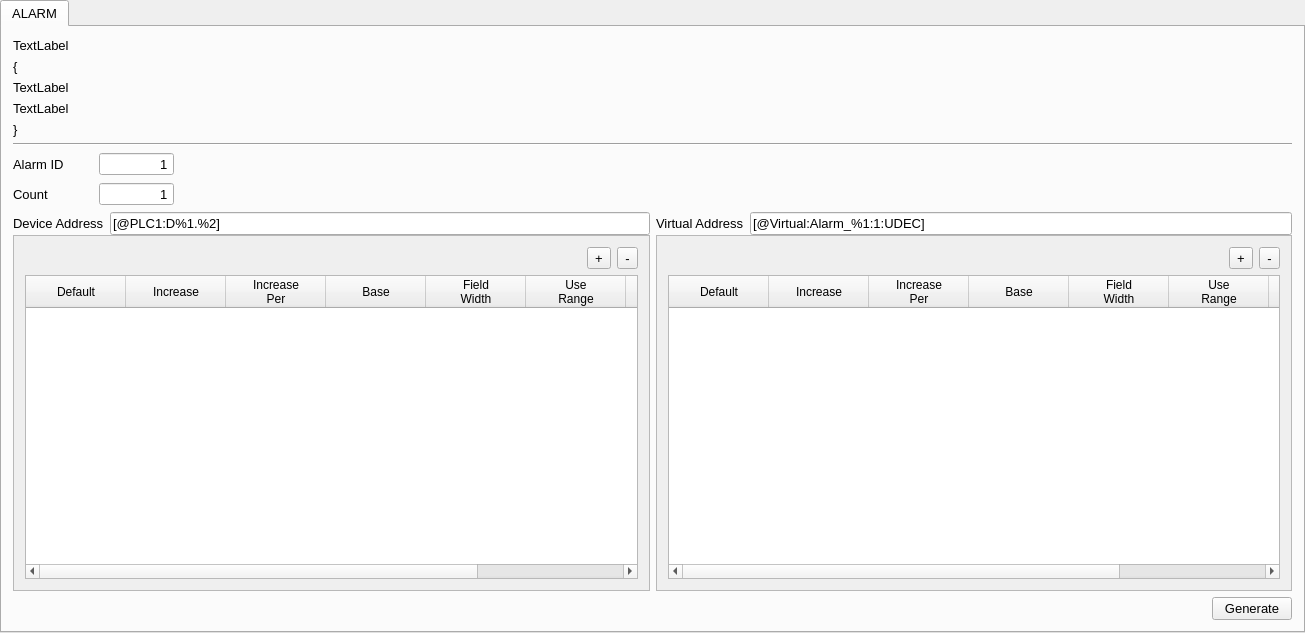
<?xml version="1.0" encoding="UTF-8"?>
<ui version="4.0">
 <class>MainWindow</class>
 <widget class="QMainWindow" name="MainWindow">
  <property name="geometry">
   <rect>
    <x>0</x>
    <y>0</y>
    <width>1305</width>
    <height>633</height>
   </rect>
  </property>
  <property name="windowTitle">
   <string>TOP Design Studio - SECS/GEM Script Generator</string>
  </property>
  <widget class="QWidget" name="centralWidget">
   <layout class="QVBoxLayout" name="verticalLayout">
    <property name="margin">
     <number>0</number>
    </property>
    <item>
     <widget class="QTabWidget" name="tabWidget">
      <property name="font">
       <font>
        <pointsize>10</pointsize>
       </font>
      </property>
      <property name="currentIndex">
       <number>0</number>
      </property>
      <widget class="QWidget" name="Alarm">
       <attribute name="title">
        <string>ALARM</string>
       </attribute>
       <layout class="QVBoxLayout" name="verticalLayout_6">
        <item>
         <widget class="QLabel" name="label_condition">
          <property name="font">
           <font>
            <pointsize>10</pointsize>
           </font>
          </property>
          <property name="text">
           <string>TextLabel</string>
          </property>
         </widget>
        </item>
        <item>
         <widget class="QLabel" name="label_bracketOpen">
          <property name="font">
           <font>
            <pointsize>10</pointsize>
           </font>
          </property>
          <property name="text">
           <string>{</string>
          </property>
         </widget>
        </item>
        <item>
         <widget class="QLabel" name="label_line1">
          <property name="text">
           <string>TextLabel</string>
          </property>
         </widget>
        </item>
        <item>
         <widget class="QLabel" name="label_line2">
          <property name="text">
           <string>TextLabel</string>
          </property>
         </widget>
        </item>
        <item>
         <widget class="QLabel" name="label_bracketClose">
          <property name="font">
           <font>
            <pointsize>10</pointsize>
           </font>
          </property>
          <property name="text">
           <string>}</string>
          </property>
         </widget>
        </item>
        <item>
         <widget class="Line" name="line">
          <property name="orientation">
           <enum>Qt::Horizontal</enum>
          </property>
         </widget>
        </item>
        <item>
         <layout class="QHBoxLayout" name="horizontalLayout_7">
          <item>
           <widget class="QLabel" name="label_AlarmId">
            <property name="minimumSize">
             <size>
              <width>80</width>
              <height>0</height>
             </size>
            </property>
            <property name="text">
             <string>Alarm ID</string>
            </property>
           </widget>
          </item>
          <item>
           <widget class="QSpinBox" name="spinBox_AlarmId">
            <property name="minimumSize">
             <size>
              <width>75</width>
              <height>0</height>
             </size>
            </property>
            <property name="alignment">
             <set>Qt::AlignRight|Qt::AlignTrailing|Qt::AlignVCenter</set>
            </property>
            <property name="buttonSymbols">
             <enum>QAbstractSpinBox::NoButtons</enum>
            </property>
            <property name="minimum">
             <number>1</number>
            </property>
            <property name="maximum">
             <number>9999999</number>
            </property>
           </widget>
          </item>
          <item>
           <spacer name="horizontalSpacer_3">
            <property name="orientation">
             <enum>Qt::Horizontal</enum>
            </property>
            <property name="sizeHint" stdset="0">
             <size>
              <width>40</width>
              <height>20</height>
             </size>
            </property>
           </spacer>
          </item>
         </layout>
        </item>
        <item>
         <layout class="QHBoxLayout" name="horizontalLayout_8">
          <item>
           <widget class="QLabel" name="label_AlarmCount">
            <property name="enabled">
             <bool>true</bool>
            </property>
            <property name="minimumSize">
             <size>
              <width>80</width>
              <height>0</height>
             </size>
            </property>
            <property name="font">
             <font>
              <pointsize>10</pointsize>
             </font>
            </property>
            <property name="text">
             <string>Count</string>
            </property>
           </widget>
          </item>
          <item>
           <widget class="QSpinBox" name="spinBox_AlarmCount">
            <property name="minimumSize">
             <size>
              <width>75</width>
              <height>0</height>
             </size>
            </property>
            <property name="font">
             <font>
              <pointsize>10</pointsize>
             </font>
            </property>
            <property name="alignment">
             <set>Qt::AlignRight|Qt::AlignTrailing|Qt::AlignVCenter</set>
            </property>
            <property name="buttonSymbols">
             <enum>QAbstractSpinBox::NoButtons</enum>
            </property>
            <property name="minimum">
             <number>1</number>
            </property>
            <property name="maximum">
             <number>9999999</number>
            </property>
           </widget>
          </item>
          <item>
           <spacer name="horizontalSpacer_5">
            <property name="orientation">
             <enum>Qt::Horizontal</enum>
            </property>
            <property name="sizeHint" stdset="0">
             <size>
              <width>40</width>
              <height>20</height>
             </size>
            </property>
           </spacer>
          </item>
         </layout>
        </item>
        <item>
         <layout class="QHBoxLayout" name="horizontalLayout_6">
          <item>
           <layout class="QVBoxLayout" name="verticalLayout_2">
            <property name="spacing">
             <number>0</number>
            </property>
            <item>
             <layout class="QHBoxLayout" name="horizontalLayout">
              <item>
               <widget class="QLabel" name="label_5">
                <property name="font">
                 <font>
                  <pointsize>10</pointsize>
                 </font>
                </property>
                <property name="text">
                 <string>Device Address</string>
                </property>
               </widget>
              </item>
              <item>
               <widget class="QLineEdit" name="lineEditDevAddr">
                <property name="font">
                 <font>
                  <pointsize>10</pointsize>
                 </font>
                </property>
                <property name="text">
                 <string>[@PLC1:D%1.%2]</string>
                </property>
               </widget>
              </item>
             </layout>
            </item>
            <item>
             <widget class="QScrollArea" name="scrollAreaDevAddr">
              <property name="frameShadow">
               <enum>QFrame::Plain</enum>
              </property>
              <property name="widgetResizable">
               <bool>true</bool>
              </property>
              <widget class="QWidget" name="scrollAreaWidgetContents">
               <property name="geometry">
                <rect>
                 <x>0</x>
                 <y>0</y>
                 <width>632</width>
                 <height>371</height>
                </rect>
               </property>
               <layout class="QVBoxLayout" name="verticalLayout_5">
                <item>
                 <layout class="QHBoxLayout" name="horizontalLayout_3">
                  <property name="spacing">
                   <number>6</number>
                  </property>
                  <item>
                   <spacer name="horizontalSpacer_2">
                    <property name="orientation">
                     <enum>Qt::Horizontal</enum>
                    </property>
                    <property name="sizeHint" stdset="0">
                     <size>
                      <width>40</width>
                      <height>20</height>
                     </size>
                    </property>
                   </spacer>
                  </item>
                  <item>
                   <widget class="QToolButton" name="toolButtonAddDevParam">
                    <property name="text">
                     <string>+</string>
                    </property>
                   </widget>
                  </item>
                  <item>
                   <widget class="QToolButton" name="toolButtonDelDevParam">
                    <property name="text">
                     <string>-</string>
                    </property>
                   </widget>
                  </item>
                 </layout>
                </item>
                <item>
                 <widget class="QTableWidget" name="tableWidgetDevParams">
                  <property name="textElideMode">
                   <enum>Qt::ElideMiddle</enum>
                  </property>
                  <attribute name="horizontalHeaderCascadingSectionResizes">
                   <bool>true</bool>
                  </attribute>
                  <column>
                   <property name="text">
                    <string>Default</string>
                   </property>
                   <property name="textAlignment">
                    <set>AlignHCenter|AlignVCenter|AlignCenter</set>
                   </property>
                  </column>
                  <column>
                   <property name="text">
                    <string>Increase</string>
                   </property>
                   <property name="textAlignment">
                    <set>AlignHCenter|AlignVCenter|AlignCenter</set>
                   </property>
                  </column>
                  <column>
                   <property name="text">
                    <string>Increase
Per</string>
                   </property>
                   <property name="textAlignment">
                    <set>AlignHCenter|AlignVCenter|AlignCenter</set>
                   </property>
                  </column>
                  <column>
                   <property name="text">
                    <string>Base</string>
                   </property>
                   <property name="textAlignment">
                    <set>AlignHCenter|AlignVCenter|AlignCenter</set>
                   </property>
                  </column>
                  <column>
                   <property name="text">
                    <string>Field
Width</string>
                   </property>
                   <property name="textAlignment">
                    <set>AlignHCenter|AlignVCenter|AlignCenter</set>
                   </property>
                  </column>
                  <column>
                   <property name="text">
                    <string>Use
Range</string>
                   </property>
                   <property name="textAlignment">
                    <set>AlignHCenter|AlignVCenter|AlignCenter</set>
                   </property>
                  </column>
                  <column>
                   <property name="text">
                    <string>Min</string>
                   </property>
                   <property name="textAlignment">
                    <set>AlignHCenter|AlignVCenter|AlignCenter</set>
                   </property>
                  </column>
                  <column>
                   <property name="text">
                    <string>Max</string>
                   </property>
                   <property name="textAlignment">
                    <set>AlignHCenter|AlignVCenter|AlignCenter</set>
                   </property>
                  </column>
                 </widget>
                </item>
               </layout>
               <zorder>tableWidgetDevParams</zorder>
              </widget>
             </widget>
            </item>
           </layout>
          </item>
          <item>
           <layout class="QVBoxLayout" name="verticalLayout_3">
            <property name="spacing">
             <number>0</number>
            </property>
            <item>
             <layout class="QHBoxLayout" name="horizontalLayout_2">
              <item>
               <widget class="QLabel" name="label_6">
                <property name="font">
                 <font>
                  <pointsize>10</pointsize>
                 </font>
                </property>
                <property name="text">
                 <string>Virtual Address</string>
                </property>
               </widget>
              </item>
              <item>
               <widget class="QLineEdit" name="lineEditVirAddr">
                <property name="font">
                 <font>
                  <pointsize>10</pointsize>
                 </font>
                </property>
                <property name="text">
                 <string>[@Virtual:Alarm_%1:1:UDEC]</string>
                </property>
               </widget>
              </item>
             </layout>
            </item>
            <item>
             <widget class="QScrollArea" name="scrollAreaVirAddr">
              <property name="frameShadow">
               <enum>QFrame::Plain</enum>
              </property>
              <property name="widgetResizable">
               <bool>true</bool>
              </property>
              <widget class="QWidget" name="scrollAreaWidgetContents_2">
               <property name="geometry">
                <rect>
                 <x>0</x>
                 <y>0</y>
                 <width>631</width>
                 <height>371</height>
                </rect>
               </property>
               <layout class="QVBoxLayout" name="verticalLayout_4">
                <item>
                 <layout class="QHBoxLayout" name="horizontalLayout_5">
                  <item>
                   <spacer name="horizontalSpacer_4">
                    <property name="orientation">
                     <enum>Qt::Horizontal</enum>
                    </property>
                    <property name="sizeHint" stdset="0">
                     <size>
                      <width>40</width>
                      <height>20</height>
                     </size>
                    </property>
                   </spacer>
                  </item>
                  <item>
                   <widget class="QToolButton" name="toolButtonAddVirParam">
                    <property name="text">
                     <string>+</string>
                    </property>
                   </widget>
                  </item>
                  <item>
                   <widget class="QToolButton" name="toolButtonDelVirParam">
                    <property name="text">
                     <string>-</string>
                    </property>
                   </widget>
                  </item>
                 </layout>
                </item>
                <item>
                 <widget class="QTableWidget" name="tableWidgetVirParams">
                  <property name="textElideMode">
                   <enum>Qt::ElideMiddle</enum>
                  </property>
                  <attribute name="horizontalHeaderCascadingSectionResizes">
                   <bool>true</bool>
                  </attribute>
                  <column>
                   <property name="text">
                    <string>Default</string>
                   </property>
                   <property name="textAlignment">
                    <set>AlignHCenter|AlignVCenter|AlignCenter</set>
                   </property>
                  </column>
                  <column>
                   <property name="text">
                    <string>Increase</string>
                   </property>
                   <property name="textAlignment">
                    <set>AlignHCenter|AlignVCenter|AlignCenter</set>
                   </property>
                  </column>
                  <column>
                   <property name="text">
                    <string>Increase
Per</string>
                   </property>
                   <property name="textAlignment">
                    <set>AlignHCenter|AlignVCenter|AlignCenter</set>
                   </property>
                  </column>
                  <column>
                   <property name="text">
                    <string>Base</string>
                   </property>
                   <property name="textAlignment">
                    <set>AlignHCenter|AlignVCenter|AlignCenter</set>
                   </property>
                  </column>
                  <column>
                   <property name="text">
                    <string>Field
Width</string>
                   </property>
                   <property name="textAlignment">
                    <set>AlignHCenter|AlignVCenter|AlignCenter</set>
                   </property>
                  </column>
                  <column>
                   <property name="text">
                    <string>Use
Range</string>
                   </property>
                   <property name="textAlignment">
                    <set>AlignHCenter|AlignVCenter|AlignCenter</set>
                   </property>
                  </column>
                  <column>
                   <property name="text">
                    <string>Min</string>
                   </property>
                   <property name="textAlignment">
                    <set>AlignHCenter|AlignVCenter|AlignCenter</set>
                   </property>
                  </column>
                  <column>
                   <property name="text">
                    <string>Max</string>
                   </property>
                   <property name="textAlignment">
                    <set>AlignHCenter|AlignVCenter|AlignCenter</set>
                   </property>
                  </column>
                 </widget>
                </item>
               </layout>
              </widget>
             </widget>
            </item>
           </layout>
          </item>
         </layout>
        </item>
        <item>
         <layout class="QHBoxLayout" name="horizontalLayout_4">
          <item>
           <spacer name="horizontalSpacer">
            <property name="orientation">
             <enum>Qt::Horizontal</enum>
            </property>
            <property name="sizeHint" stdset="0">
             <size>
              <width>40</width>
              <height>20</height>
             </size>
            </property>
           </spacer>
          </item>
          <item>
           <widget class="QPushButton" name="pushButton_GenAlarm">
            <property name="font">
             <font>
              <pointsize>10</pointsize>
             </font>
            </property>
            <property name="text">
             <string>Generate</string>
            </property>
           </widget>
          </item>
         </layout>
        </item>
       </layout>
      </widget>
     </widget>
    </item>
   </layout>
  </widget>
 </widget>
 <layoutdefault spacing="6" margin="11"/>
 <resources/>
 <connections/>
</ui>
